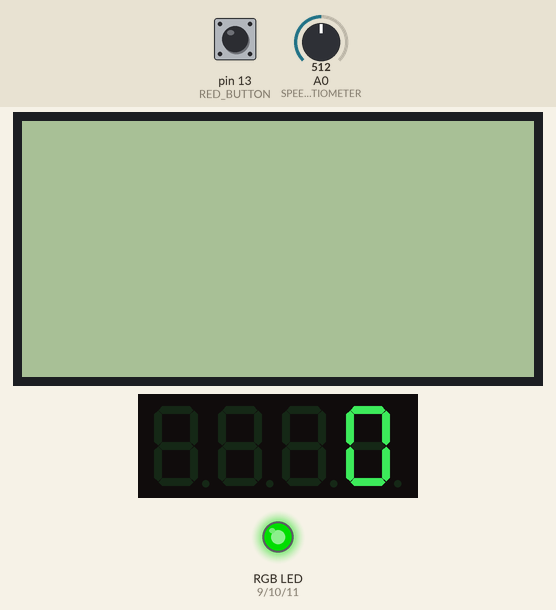
The sketch below on a simulated Arduino Uno, built with avr-gcc and run on an emulated ATmega328P. Parts: 128×64 one-colour display, 4-digit seven-segment display, an RGB LED mixed from three pins (HIGH = lit). Inputs (shaded band) come from the test bench; at power-on: pin 13 (RED_BUTTON) HIGH, A0 (SPEED_POTENTIOMETER) = 512. Dim RGB values are drawn brighter than linear; what the sketch prints to the serial monitor is not drawn. At 20.1 s the program stops and its outputs stay as they are.

Above: at 7.7 s.
7.8 s: pin 13 (RED_BUTTON) pulled LOW for 0.15 s
At 8.1 s:
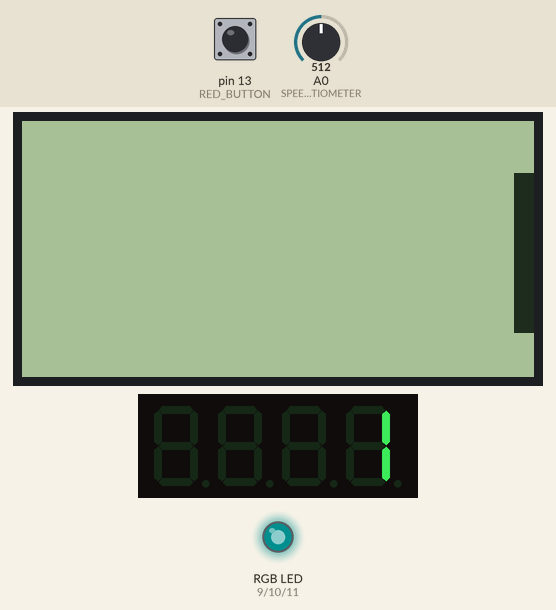
9.6 s: pin 13 (RED_BUTTON) pulled LOW for 3.2 s
At 10.91 s:
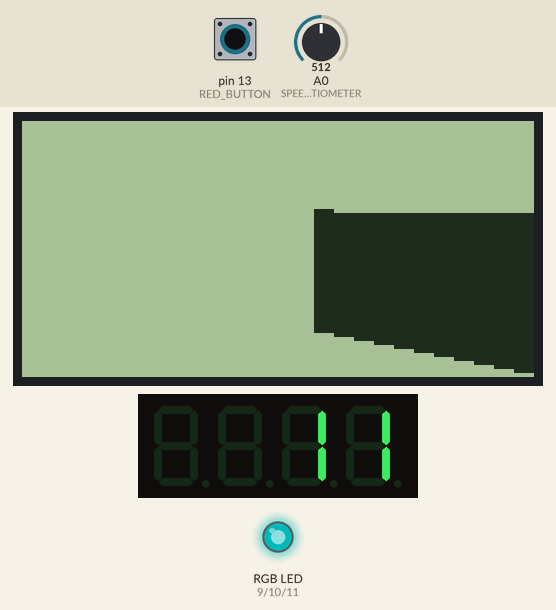
14.3 s: A0 (SPEED_POTENTIOMETER) set to 171
17.3 s: A0 (SPEED_POTENTIOMETER) set to 146
18.8 s: pin 13 (RED_BUTTON) pulled LOW for 1 s
At 19.26 s:
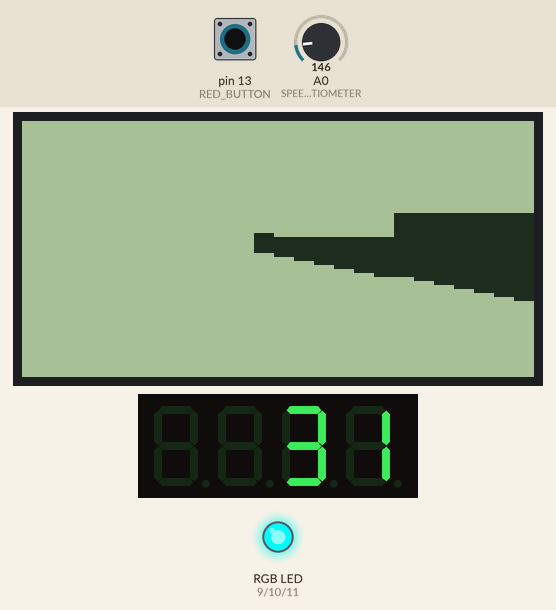
Timing chart, 0 to 21.6 s (numbered marks = the images above; inputs shaded):
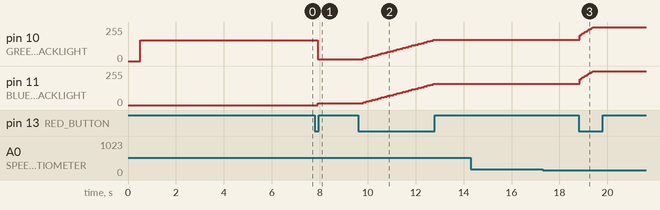

Measured:
- after the input at 7.8 s, pin 10 (GREEN_BACKLIGHT): 155/255 → 15/255 after 0.11 s; pin 11 (BLUE_BACKLIGHT): 0/255 → 15/255 after 0.11 s; the display: first changes after 0.13 s (image 1 shows a later state)
- after the input at 9.6 s, pin 10 (GREEN_BACKLIGHT), pin 11 (BLUE_BACKLIGHT): moves from 15/255 to 159/255 over 2.9 s, starting after 0.21 s
- after the input at 18.8 s, pin 10 (GREEN_BACKLIGHT), pin 11 (BLUE_BACKLIGHT): moves from 159/255 to 255/255 over 0.55 s, starting after 0.05 s

The sketch:

Futurama.ino
```cpp
/*
 * Futurama: a Stacker-esque Arduino game for the Art of Engineering
 * common project.
 *
 * Target board: Arduino UNO R3
 * Processor: ATmega328p, 16 MHz
 *
 * Required libraries:
 * Adafruit_LEDBackpack
 * Adafruit_GFX
 * ST7565
 */

#include <Wire.h>
#include "Adafruit_LEDBackpack.h"
#include "Adafruit_GFX.h"
#include "ST7565.h"
#include "LinkedList.h"

// Input Pin assignments
#define SPEED_POTENTIOMETER 0  // analog input
#define RED_BUTTON 13  // digital input

// Output Pin assignments
#define RED_BACKLIGHT 9  // PWM output
#define GREEN_BACKLIGHT 10  // PWM output
#define BLUE_BACKLIGHT 11  // PWM output
int red = 0;
int green = 0;
int blue = 0;
#define COMMON_ANODE

// 7-segment numeric display to show the user's score
Adafruit_7segment scoreboard = Adafruit_7segment();
uint16_t score = 0;

/* Graphic LCD for playing the game
 *  Dimensions: 128x64 pixels
 *  pin 8 - Serial data out (SID)
 *  pin 7 - Serial clock out (SCLK)
 *  pin 6 - Data/Command select (RS or A0)
 *  pin 5 - LCD reset (RST)
 *  pin 4 - LCD chip select (CS)
*/
ST7565 glcd = ST7565(8, 7, 6, 5, 4);

int x = 0;
int y = 0;
int length = 40;
int level = 1;
int height = 5;
bool direction = true;
int left_y;
int right_y;
LinkedList<int> listX = LinkedList<int>();
LinkedList<int> listY = LinkedList<int>();
LinkedList<int> listLength = LinkedList<int>();

void setup() {
  Serial.begin(9600);
  Serial.println("Welcome to Futurama!");
  // code for graphic LCD
  #ifdef __AVR__
    Serial.print("Bytes of RAM available: ");
    Serial.println(freeRam());
  #endif
  // initialize graphic LCD and set the contrast to 0x18
  glcd.begin(0x18);

  setColor(255,100,255);  // set backlight to red
  glcd.display(); // show splashscreen
  delay(6000);
  glcd.clear();

  // Set pin modes
  pinMode(SPEED_POTENTIOMETER, INPUT);
  pinMode(RED_BUTTON, INPUT_PULLUP);
  pinMode(RED_BACKLIGHT, OUTPUT);
  pinMode(GREEN_BACKLIGHT, OUTPUT);
  pinMode(BLUE_BACKLIGHT, OUTPUT);

  scoreboard.begin(0x70);  // connect to numeric display at I2C address 0x70
  scoreboard.print(score);
  scoreboard.writeDisplay();

}

void loop() {
  if(y+length == 64) { //handles direction of box movement
    direction = true;
  } else if (y == 0) {
    direction = false;
  }

  if(direction) { //Changes y movement
    y--;
  } else {
    y++;
  }

  if(level != 1) {
    glcd.fillrect((128-((level-1)*height))%128, y%64, height, length, BLACK);
  }

  glcd.display();
  glcd.clear();
  scoreboard.print(score);
  scoreboard.writeDisplay();
  delay(getSpeed()/5);

  if (digitalRead(RED_BUTTON) == LOW) {
    Serial.println("Red button pressed!");
    if(level > 2) {
      left_y = listY.get(level-2) + listLength.get(level-2);
      right_y = listY.get(level-2);

      if(y < right_y && (y+length) < left_y) {
        length -= (right_y - y);
        y = right_y;
      } else if(y > right_y &&(y+length) > left_y) {
        length -= (y + length - left_y);
        y = left_y - length;
      }
    }
    if(length > 0) {
      setColor(255, length*6, length*6);
    } else {
      end();
    }

    listX.add(128-((score)*height));
    listY.add(y%64);
    listLength.add(length);


    if(level < 15) { //20 is the max number of levels displayed
      level++;
    } else {
      listX.remove(0);
      listY.remove(0);
      listLength.remove(0);
    }
    score++;
  }

  for (int i = 0; i < listX.size(); i++) {
    glcd.fillrect(128-listX.get(0)+listX.get(i), listY.get(i), height, listLength.get(i), BLACK);
  }
}

/*
 * Returns the speed setting as an integer from 0 to 1023
 */
 int getSpeed() {
  int speed_setting = analogRead(SPEED_POTENTIOMETER);
  Serial.print("Speed: "); Serial.println(speed_setting);
  return speed_setting;
 }

 void end() {
  while(true) {
    setColor(255,0,0);
    int size_stack = listX.size();
    for (int i = 0; i < size_stack; i++) {
      for (int j = 0; j < listX.size(); j++) {
        glcd.fillrect(128-listX.get(0)+listX.get(j), listY.get(j), height, listLength.get(j), BLACK);
      }
      listX.remove(listX.size()-1);
      listY.remove(listX.size()-1);
      listLength.remove(listX.size()-1);
      glcd.display();
      glcd.clear();
      delay(getSpeed()/5);
    }
  }
  glcd.display();
  glcd.clear();
  delay(getSpeed()/5);
 }

/*
 * The code for setColor() is based on code from the Adafruit RGB LED tutorial.
 * https://learn.adafruit.com/adafruit-arduino-lesson-3-rgb-leds/arduino-sketch
 */
void setColor(int red, int green, int blue) {
  #ifdef COMMON_ANODE
    red = 255 - red;
    green = 255 - green;
    blue = 255 - blue;
  #endif
  analogWrite(RED_BACKLIGHT, red);
  analogWrite(GREEN_BACKLIGHT, green);
  analogWrite(BLUE_BACKLIGHT, blue);
}
/*
 * The code for freeRam() comes from the Adafruit ST7565 example.
 * https://github.com/adafruit/ST7565-LCD/blob/master/ST7565/examples/st7565lcd/st7565lcd.pde
 */
#ifdef __AVR__
// this handy function will return the number of bytes currently free in RAM, great for debugging!
int freeRam(void) {
  extern int  __bss_end;
  extern int  *__brkval;
  int free_memory;
  if((int)__brkval == 0) {
    free_memory = ((int)&free_memory) - ((int)&__bss_end);
  }
  else {
    free_memory = ((int)&free_memory) - ((int)__brkval);
  }
  return free_memory;
}
#endif
```
